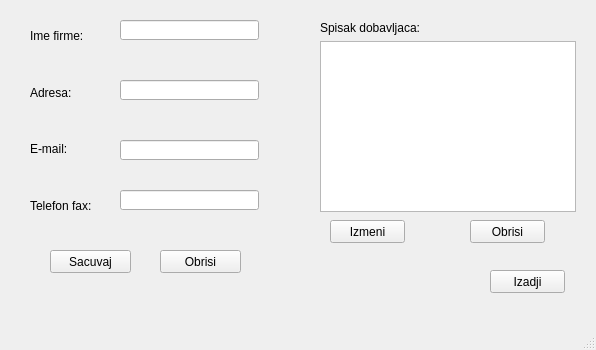
<?xml version="1.0" encoding="UTF-8"?>
<ui version="4.0">
 <class>dodavanjedobavljaca</class>
 <widget class="QMainWindow" name="dodavanjedobavljaca">
  <property name="geometry">
   <rect>
    <x>0</x>
    <y>0</y>
    <width>596</width>
    <height>350</height>
   </rect>
  </property>
  <property name="windowTitle">
   <string>MainWindow</string>
  </property>
  <widget class="QWidget" name="centralwidget">
   <widget class="QWidget" name="verticalLayoutWidget">
    <property name="geometry">
     <rect>
      <x>30</x>
      <y>10</y>
      <width>71</width>
      <height>221</height>
     </rect>
    </property>
    <layout class="QVBoxLayout" name="verticalLayout">
     <item>
      <widget class="QLabel" name="label_2">
       <property name="text">
        <string>Ime firme:</string>
       </property>
      </widget>
     </item>
     <item>
      <widget class="QLabel" name="label">
       <property name="text">
        <string>Adresa:</string>
       </property>
      </widget>
     </item>
     <item>
      <widget class="QLabel" name="label_4">
       <property name="text">
        <string>E-mail:</string>
       </property>
      </widget>
     </item>
     <item>
      <widget class="QLabel" name="label_3">
       <property name="text">
        <string>Telefon fax:</string>
       </property>
      </widget>
     </item>
    </layout>
   </widget>
   <widget class="QLineEdit" name="lineEdit_2">
    <property name="geometry">
     <rect>
      <x>120</x>
      <y>20</y>
      <width>139</width>
      <height>20</height>
     </rect>
    </property>
   </widget>
   <widget class="QLineEdit" name="lineEdit_3">
    <property name="geometry">
     <rect>
      <x>120</x>
      <y>140</y>
      <width>139</width>
      <height>20</height>
     </rect>
    </property>
   </widget>
   <widget class="QLineEdit" name="lineEdit_4">
    <property name="geometry">
     <rect>
      <x>120</x>
      <y>190</y>
      <width>139</width>
      <height>20</height>
     </rect>
    </property>
   </widget>
   <widget class="QLineEdit" name="lineEdit">
    <property name="geometry">
     <rect>
      <x>120</x>
      <y>80</y>
      <width>139</width>
      <height>20</height>
     </rect>
    </property>
   </widget>
   <widget class="QTreeView" name="treeView">
    <property name="geometry">
     <rect>
      <x>320</x>
      <y>41</y>
      <width>256</width>
      <height>171</height>
     </rect>
    </property>
   </widget>
   <widget class="QLabel" name="label_5">
    <property name="geometry">
     <rect>
      <x>320</x>
      <y>20</y>
      <width>101</width>
      <height>16</height>
     </rect>
    </property>
    <property name="text">
     <string>Spisak dobavljaca:</string>
    </property>
   </widget>
   <widget class="QPushButton" name="pushButton_4">
    <property name="geometry">
     <rect>
      <x>330</x>
      <y>220</y>
      <width>75</width>
      <height>23</height>
     </rect>
    </property>
    <property name="text">
     <string>Izmeni</string>
    </property>
   </widget>
   <widget class="QPushButton" name="pushButton_5">
    <property name="geometry">
     <rect>
      <x>470</x>
      <y>220</y>
      <width>75</width>
      <height>23</height>
     </rect>
    </property>
    <property name="text">
     <string>Obrisi</string>
    </property>
   </widget>
   <widget class="QPushButton" name="pushButton_2">
    <property name="geometry">
     <rect>
      <x>490</x>
      <y>270</y>
      <width>75</width>
      <height>23</height>
     </rect>
    </property>
    <property name="text">
     <string>Izadji</string>
    </property>
   </widget>
   <widget class="QPushButton" name="pushButton_3">
    <property name="geometry">
     <rect>
      <x>50</x>
      <y>250</y>
      <width>81</width>
      <height>23</height>
     </rect>
    </property>
    <property name="text">
     <string>Sacuvaj</string>
    </property>
   </widget>
   <widget class="QPushButton" name="pushButton">
    <property name="geometry">
     <rect>
      <x>160</x>
      <y>250</y>
      <width>81</width>
      <height>23</height>
     </rect>
    </property>
    <property name="text">
     <string>Obrisi</string>
    </property>
   </widget>
  </widget>
  <widget class="QMenuBar" name="menubar">
   <property name="geometry">
    <rect>
     <x>0</x>
     <y>0</y>
     <width>596</width>
     <height>21</height>
    </rect>
   </property>
  </widget>
  <widget class="QStatusBar" name="statusbar"/>
 </widget>
 <resources/>
 <connections/>
</ui>
